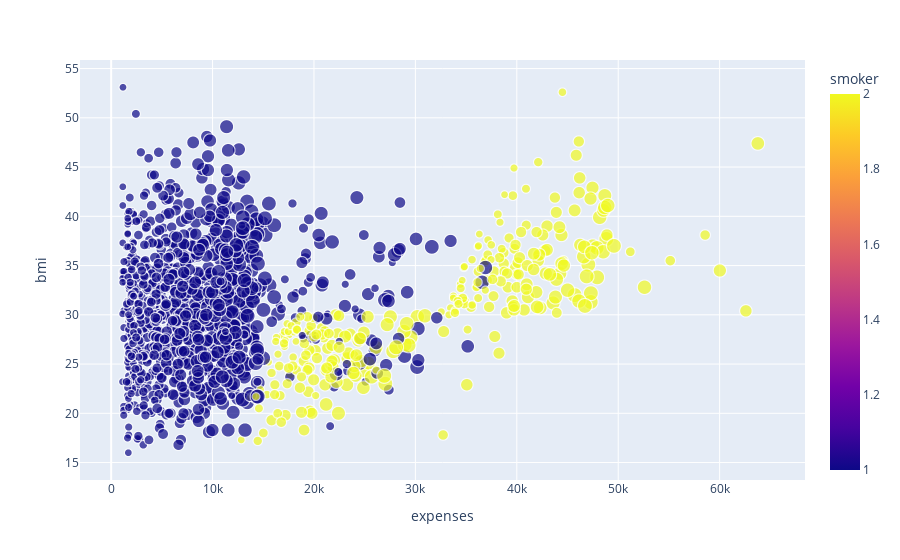

The notebook cell saved with this chart:
### Code cell
#bubble chart to represent the relation of expenses with bmi,age,smoking
#only for north west region
print("\nThe person who smoke's and has higher BMI rate tend to have MORE EXPENSES")
px.scatter(data,x="expenses",y="bmi",size="age",color="smoker",hover_name="expenses",size_max=15)

### Figure 1 — Plotly figure (JSON) as saved in the notebook; plotly's stock layout.template omitted (floating-point values rounded to 4 significant figures; data arrays with more than 128 entries replaced by an {"elided": "..."} marker saying what was removed)
{"data": [{"hovertemplate": "<b>%{hovertext}</b><br><br>expenses=%{x}<br>bmi=%{y}<br>age=%{marker.size}<br>smoker=%{marker.color}<extra></extra>", "hovertext": {"elided": "1338 float values"}, "legendgroup": "", "marker": {"color": {"elided": "1338 int values"}, "coloraxis": "coloraxis", "size": {"elided": "1338 int values"}, "sizemode": "area", "sizeref": 0.2844, "symbol": "circle"}, "mode": "markers", "name": "", "showlegend": false, "type": "scattergl", "x": {"elided": "1338 float values"}, "xaxis": "x", "y": {"elided": "1338 float values"}, "yaxis": "y"}], "layout": {"coloraxis": {"colorbar": {"title": {"text": "smoker"}}, "colorscale": [[0, "#0d0887"], [0.1111, "#46039f"], [0.2222, "#7201a8"], [0.3333, "#9c179e"], [0.4444, "#bd3786"], [0.5556, "#d8576b"], [0.6667, "#ed7953"], [0.7778, "#fb9f3a"], [0.8889, "#fdca26"], [1, "#f0f921"]]}, "legend": {"itemsizing": "constant", "tracegroupgap": 0}, "margin": {"t": 60}, "xaxis": {"anchor": "y", "domain": [0, 1], "title": {"text": "expenses"}}, "yaxis": {"anchor": "x", "domain": [0, 1], "title": {"text": "bmi"}}}}
